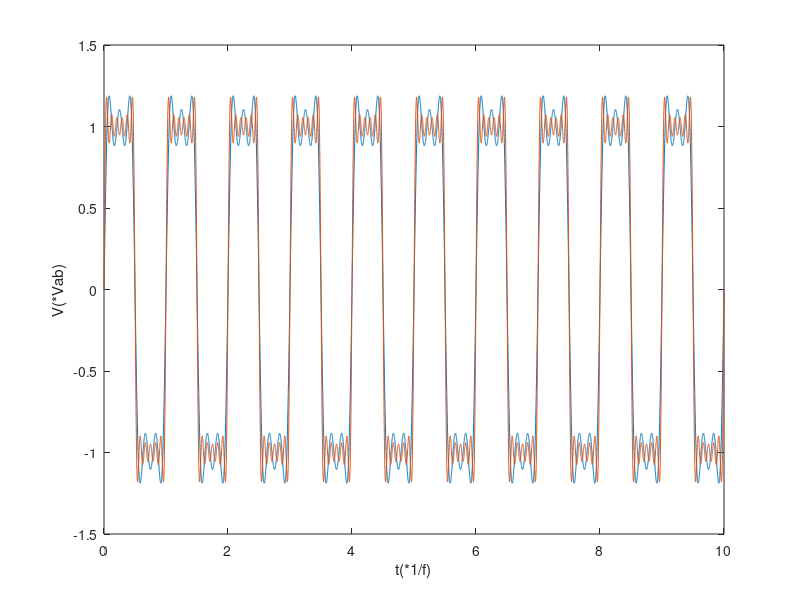

This figure's MATLAB source:
b1=4/pi;
b3=4/(pi*3);
b5=4/(pi*5);
t=[0:0.001:10];
f=1;
F=b1*sin(2*pi*f*t)+b3*sin(2*pi*3*f*t)+b5*sin(2*pi*5*f*t);
plot(t,F);hold on
xlabel('t(*1/f)')
ylabel('V(*Vab)')

b7=4/(pi*7);
b9=4/(pi*9);
b11=4/(pi*11);
F2=b7*sin(2*pi*7*f*t)+b9*sin(2*pi*9*f*t)+b11*sin(2*pi*11*f*t);
plot(t,F+F2)